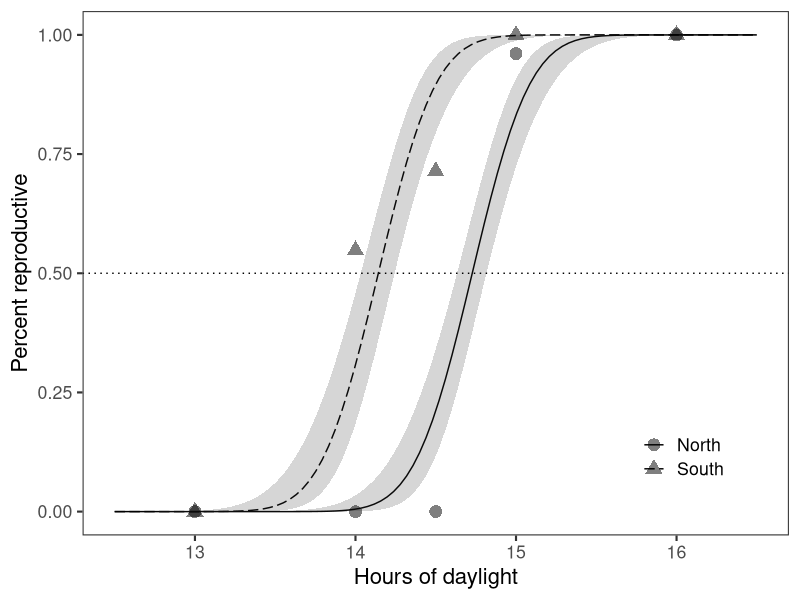
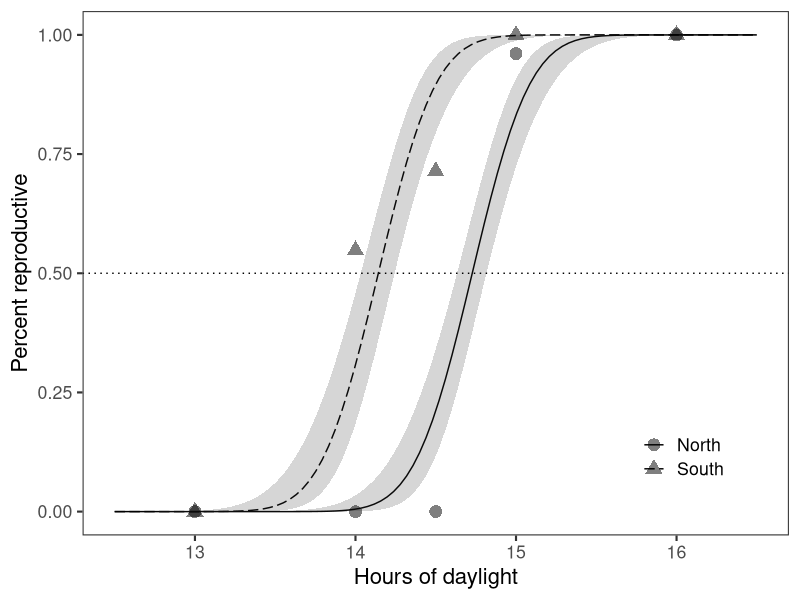

Here is the R script that generated these plots, in order:
## Header -----
## Script name: 02_photoperiod_response.R
## Purpose of script: Estimate short-day diapause response
## Author: Tyson Wepprich
## Date Created: 2021-02-04
## License: GNU GPLv3
## Email: tyson.wepprich@gmail.com
## ---
## Notes:
## This script makes Figure 3 and 
## estimates photoperiod response (Table 1) from experimental data
## ---

library(ggplot2)
library(dplyr)
library(tidyr)
library(broom)
library(MASS)
dat <- read.csv("data/photo_diapause.csv") %>% 
  mutate(Total = Repro + Diap,
         perc_repro = Repro/Total,
         perc_diap = Diap/Total)

# Probit model ----
# best model has additive Pop by AIC, not interaction or omitted
mod <- glm(cbind(Diap, Repro) ~ Treat + Pop - 1, data = dat, family = binomial(link = "probit"))
ilink <- family(mod)$linkinv

# coefs <- coef(modS)
pred <- data.frame(Treat = rep(seq(12.5, 16.5, length.out = 100), 2), Pop = c(rep("South", 100), rep("North", 100)))
preds <- predict(mod, newdata = pred, type = "link", se.fit = TRUE)      
pred$pred <- ilink(preds$fit)
pred$lwr <- ilink(preds$fit - 1.96*preds$se.fit)
pred$upr <- ilink(preds$fit + 1.96*preds$se.fit)

# Use LD50 function to estimate critical photoperiod and SE from GLM
# Results in Table 1 parameters
modcps <- bind_rows(lapply(c(3, 2), FUN = function(x) {
  tmp <- MASS::dose.p(mod, cf = c(x, 1), p = c(.05, .5, .95))
  data.frame(pred = as.vector(tmp),
             se = as.vector(attr(tmp, "SE")),
             p = as.vector(attr(tmp, "p")))
})) %>% 
  mutate(Pop = c(rep("S", 3), rep("N", 3))) %>%
  pivot_wider(names_from = p, values_from = c(pred, se)) %>% 
  mutate(cp_mean = -coef(mod)[3:2]/coef(mod)[1],
         cp_sd = 1/abs(coef(mod)[1]))

# Figure 3: Plot photoperiod response ----
plt <- ggplot(data = dat, aes(x = Treat, y = perc_repro, group = Pop)) +
  geom_point(data = dat, aes(shape = Pop), size = 4, alpha = .5) +
  scale_shape_discrete(name = NULL) +
  geom_line(data = pred, aes(x = Treat, y = 1 - pred, group = Pop, linetype = Pop)) +
  scale_linetype_manual(name = NULL, values = c("solid", "longdash")) +
  geom_ribbon(data = pred, aes(x = Treat, ymin = 1-lwr, ymax = 1-upr, group = Pop), alpha = .2, inherit.aes = FALSE) +
  xlab("Hours of daylight") +
  ylab("Percent reproductive") + 
  theme_bw(base_size = 16) +
  geom_hline(yintercept = 0.5, linetype = "dotted") +
  theme(panel.grid.major = element_blank(), panel.grid.minor = element_blank(),
        legend.position = c(.85, .15))
plt

ggsave("figures/fig2.png", dpi = 600,
       plot = plt, device = "png", width = 6, height = 5.5, units = "in")
